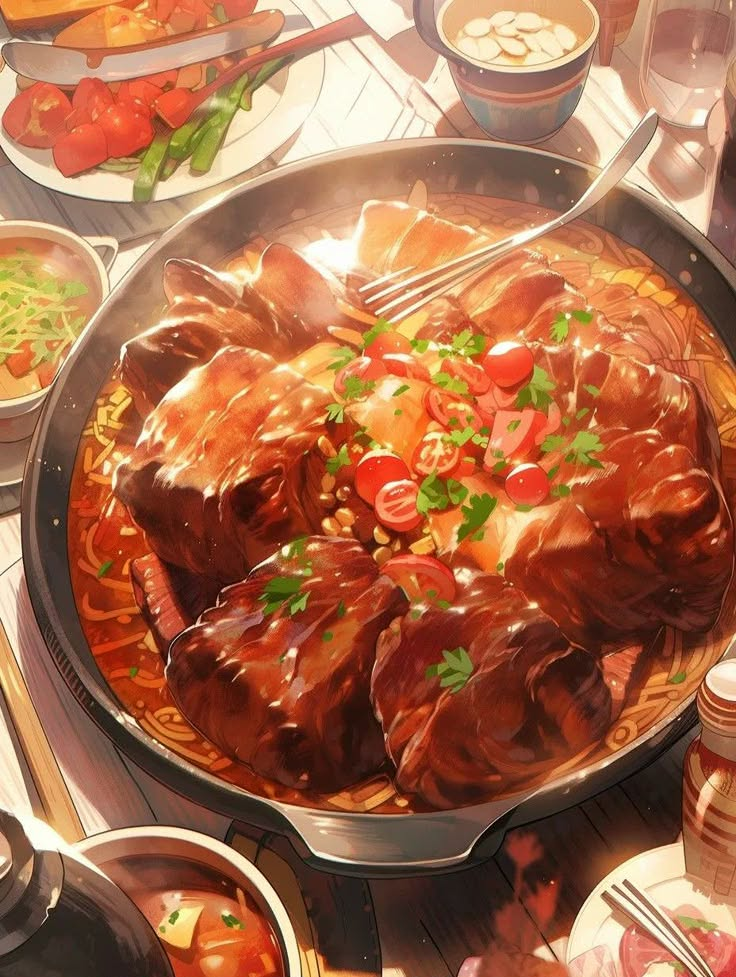
#> input picture beef-freshness-web/src/assets/meat1.jpg, 736 x 977 px
$ python -i normalization.py   (imports and definitions only)
#> lines starting #> are read from the running program, lines starting #| are printed output that depends on the picture
import cv2
import numpy as np

def soft_gray_world_white_balance(rgb: np.ndarray, alpha: float = 0.25) -> np.ndarray:
    """ Soft Gray-World White Balance เพื่อปรับสมดุลสีให้สม่ำเสมอ """
#> called with alpha = 0.25
    img = rgb.astype(np.float32)
    mean = img.mean(axis=(0, 1))
#> mean = [167.2, 107.4, 74.51]
    gray_mean = mean.mean()
#> gray_mean = 116.4
    full_scale = gray_mean / (mean + 1e-6)
#> full_scale = [0.696, 1.08, 1.56]
    scale = 1.0 + alpha * (full_scale - 1.0)
#> scale = [0.924, 1.02, 1.14]
    out = img * scale
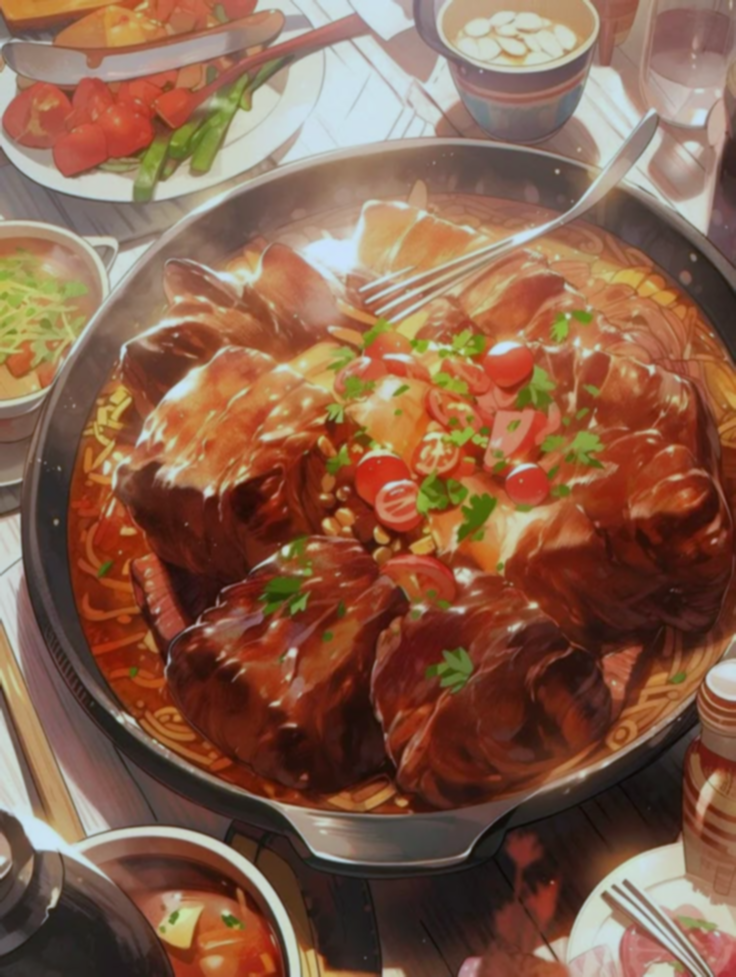
#> out: shape (977, 736, 3) float32; mean R, G, B 154.5, 109.6, 85; drawn with min black and max white
    return np.clip(out, 0, 255).astype(np.uint8)
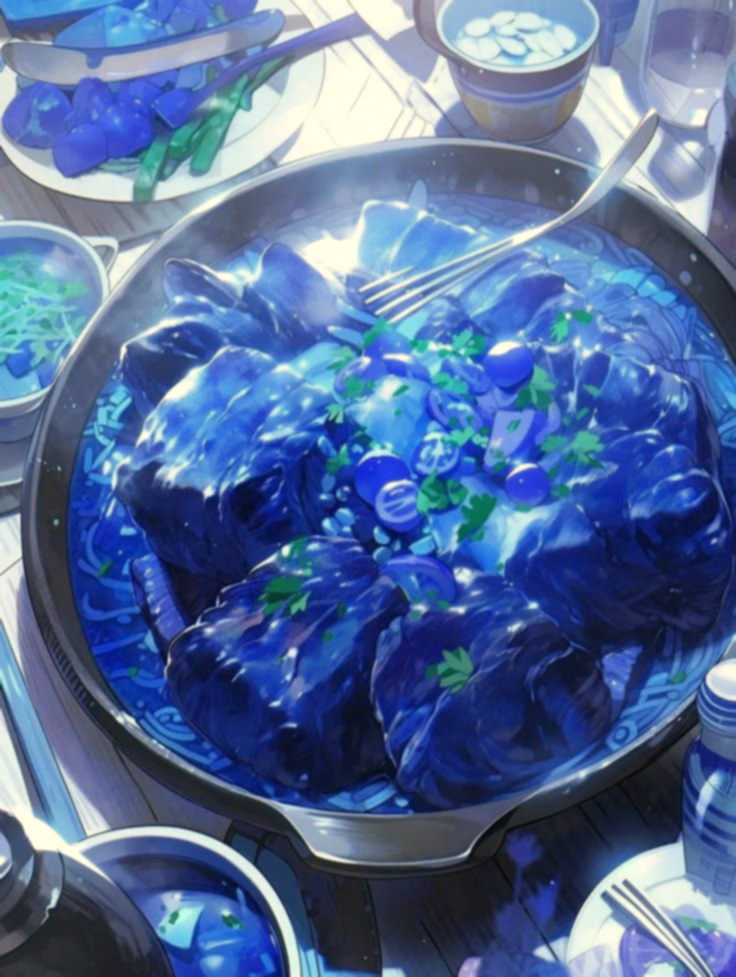
#> returned value: shape (977, 736, 3); mean of channels 0, 1, 2 154, 109.1, 84.3; drawn as B, G, R

def clahe_on_l_channel(rgb: np.ndarray, clip_limit: float = 1.2, tile_grid_size=(8, 8)) -> np.ndarray:
    """ CLAHE on LAB L-channel เพื่อเกลี่ยแสงให้ทั่วถึง """
#> called with clip_limit = 1.2, tile_grid_size = (8, 8)
    lab = cv2.cvtColor(rgb, cv2.COLOR_RGB2LAB)
#> lab: shape (977, 736, 3); mean of channels 0, 1, 2 127.3, 143.8, 150
    l, a, b = cv2.split(lab)
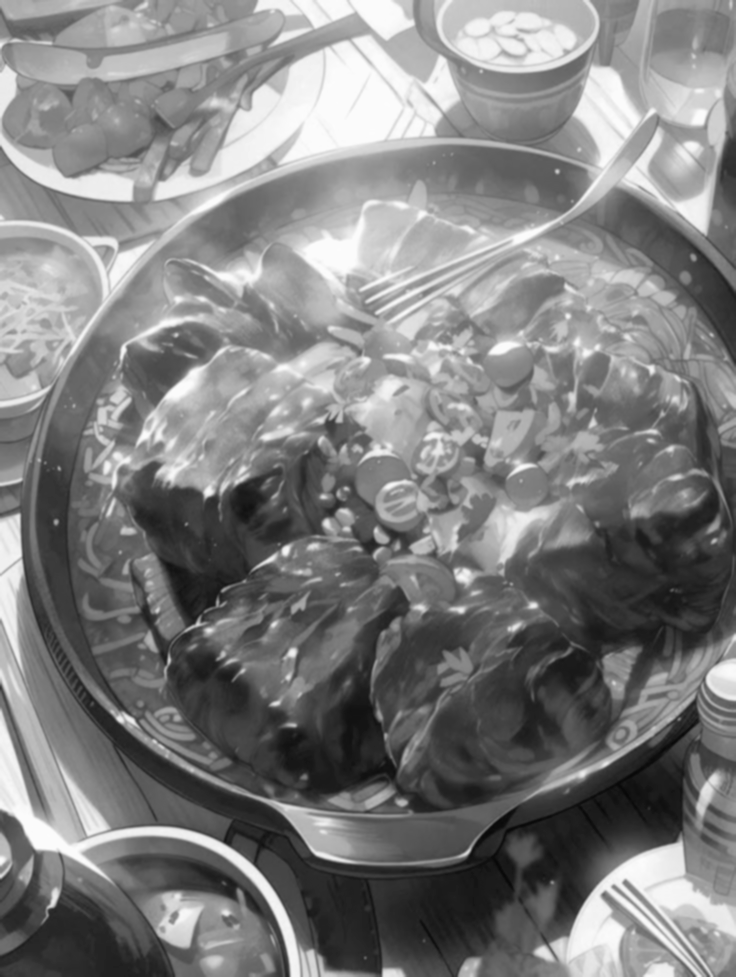
#> l: shape (977, 736); min 8, max 252, mean 127.3
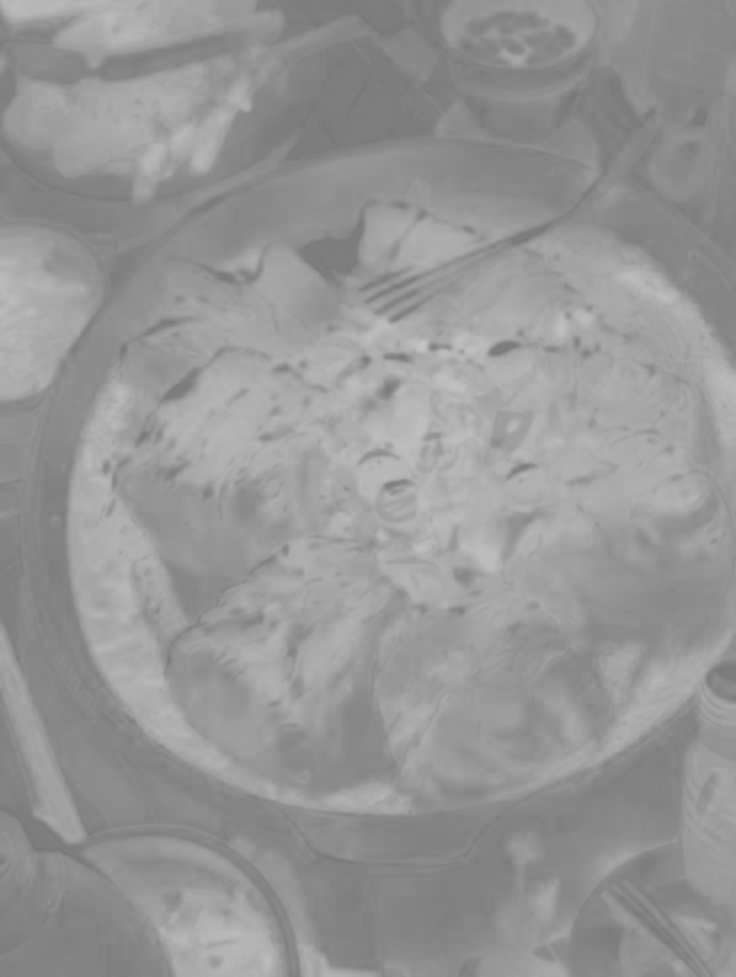
#> b: shape (977, 736); min 118, max 195, mean 150
    clahe = cv2.createCLAHE(clipLimit=clip_limit, tileGridSize=tile_grid_size)
    l2 = clahe.apply(l)
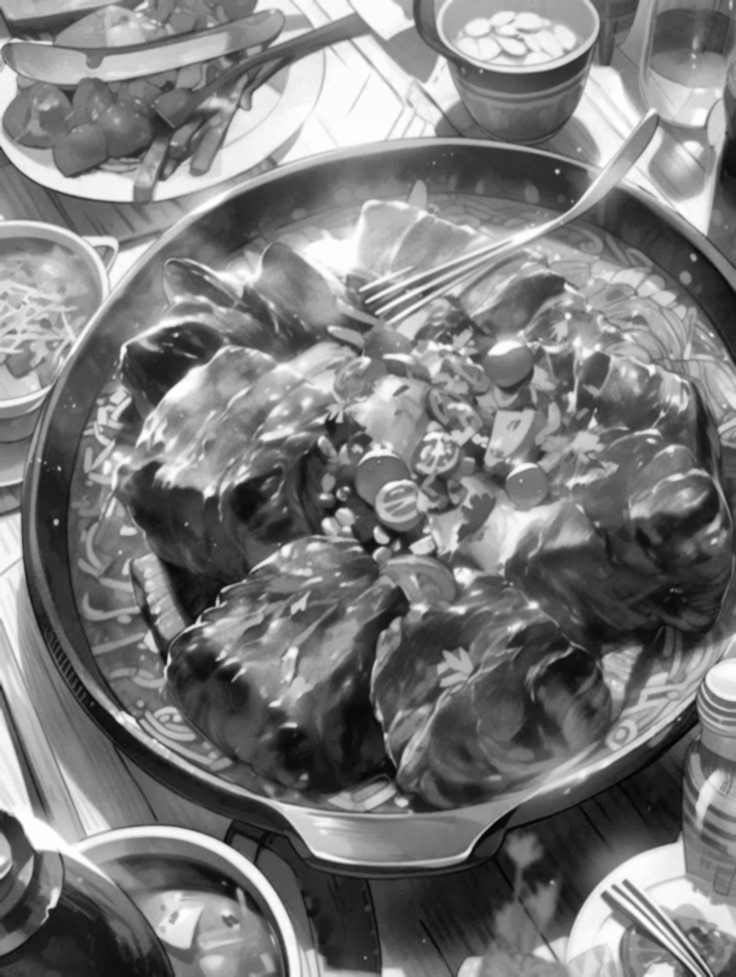
#> l2: shape (977, 736); min 3, max 254, mean 123.2
    lab2 = cv2.merge([l2, a, b])
#> lab2: shape (977, 736, 3); mean of channels 0, 1, 2 123.2, 143.8, 150
    return cv2.cvtColor(lab2, cv2.COLOR_LAB2RGB)
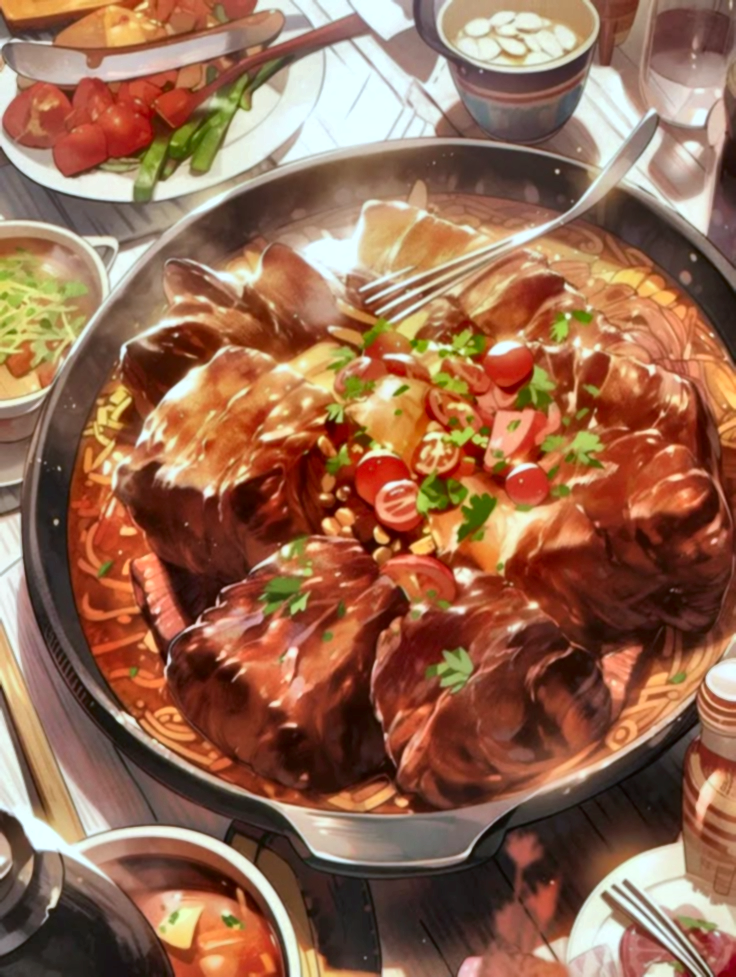
#> returned value: shape (977, 736, 3); mean R, G, B 150, 105.3, 80.6

def preprocess_color_illumination_tuned(
    rgb: np.ndarray,
    use_blur: bool = True,
    blur_ksize: tuple = (5, 5),
    use_soft_wb: bool = True,
    wb_alpha: float = 0.25,
    use_clahe: bool = True,
    clahe_clip: float = 1.2
) -> np.ndarray:
    """
    Pipeline ปรับปรุงภาพ:
    1. ลดแสงสะท้อน (Gaussian Blur)
    2. ปรับ White Balance
    3. เกลี่ยแสง (CLAHE)
    """
    out = rgb
    if use_blur:
        out = cv2.GaussianBlur(out, blur_ksize, 0)
    if use_soft_wb:
        out = soft_gray_world_white_balance(out, alpha=wb_alpha)
    if use_clahe:
        out = clahe_on_l_channel(out, clip_limit=clahe_clip)
    return out

>>> import cv2
>>> picture = cv2.cvtColor(cv2.imread('../../beef-freshness-web/src/assets/meat1.jpg'), cv2.COLOR_BGR2RGB)
>>> result = preprocess_color_illumination_tuned(picture)

$ run again, on beef-freshness-web/src/assets/meat2.jpg
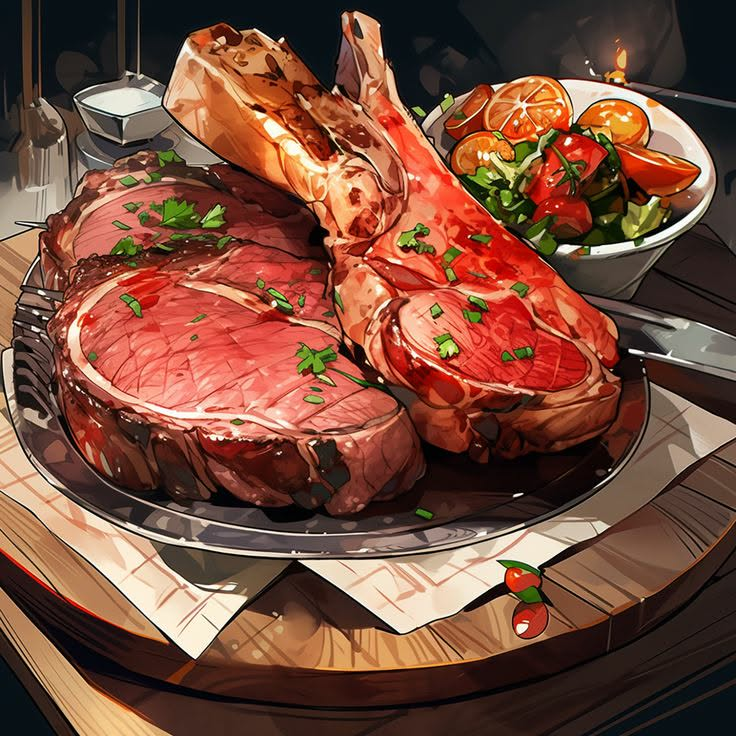
#> input picture beef-freshness-web/src/assets/meat2.jpg, 736 x 736 px
#> mean = [120.1, 76.18, 58.87]
#> gray_mean = 85.04
#> full_scale = [0.708, 1.12, 1.44]
#> scale = [0.927, 1.03, 1.11]
#> lab: shape (736, 736, 3); mean of channels 0, 1, 2 91.4, 140.1, 141.8
#> in clahe_on_l_channel, `l2 = clahe.apply(l)`:
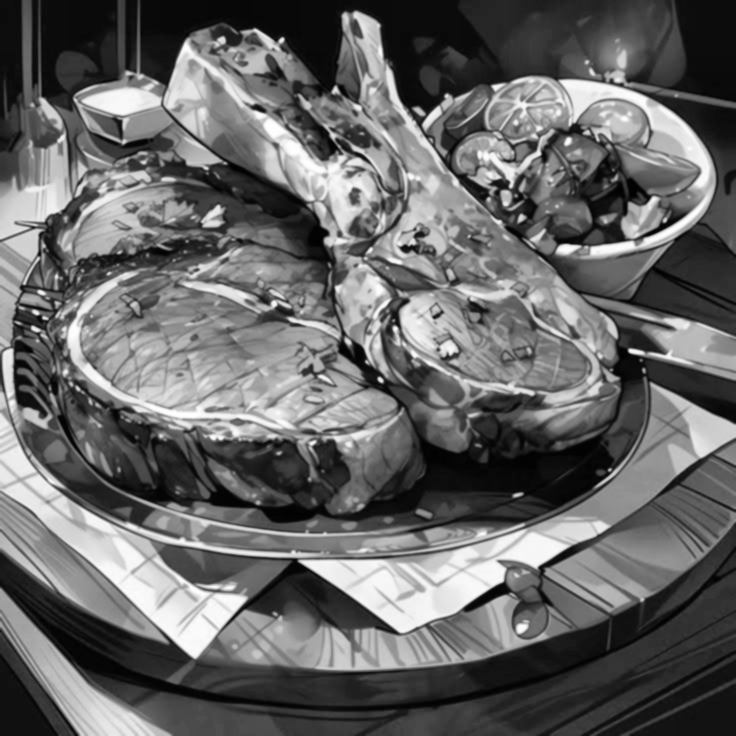
#> l2: shape (736, 736); min 1, max 255, mean 102.6
#> lab2: shape (736, 736, 3); mean of channels 0, 1, 2 102.6, 140.1, 141.8
#> in clahe_on_l_channel, `return cv2.cvtColor(lab2, cv2.COLOR_LAB2RGB)`:
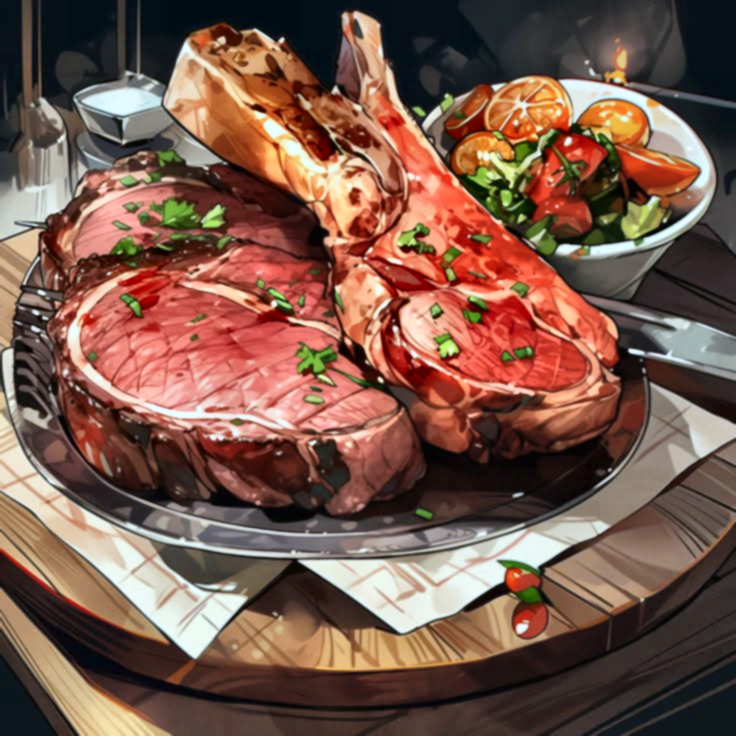
#> returned value: shape (736, 736, 3); mean R, G, B 122.3, 88.9, 75.4
